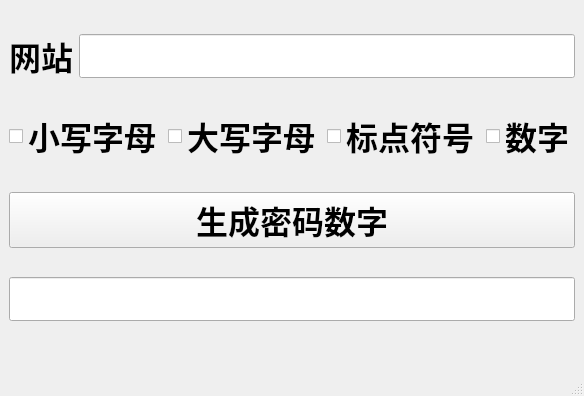
<?xml version="1.0" encoding="UTF-8"?>
<ui version="4.0">
 <class>PasswordGenerate</class>
 <widget class="QMainWindow" name="PasswordGenerate">
  <property name="geometry">
   <rect>
    <x>0</x>
    <y>0</y>
    <width>470</width>
    <height>396</height>
   </rect>
  </property>
  <property name="font">
   <font>
    <pointsize>24</pointsize>
    <bold>true</bold>
   </font>
  </property>
  <property name="windowTitle">
   <string>生成密码小程序</string>
  </property>
  <widget class="QWidget" name="centralwidget">
   <layout class="QVBoxLayout" name="verticalLayout">
    <item>
     <layout class="QHBoxLayout" name="horizontalLayout">
      <item>
       <widget class="QLabel" name="label">
        <property name="text">
         <string>网站</string>
        </property>
       </widget>
      </item>
      <item>
       <widget class="QLineEdit" name="lineEdit_site"/>
      </item>
     </layout>
    </item>
    <item>
     <layout class="QHBoxLayout" name="horizontalLayout_2">
      <item>
       <widget class="QCheckBox" name="checkBox_lower">
        <property name="text">
         <string>小写字母</string>
        </property>
       </widget>
      </item>
      <item>
       <widget class="QCheckBox" name="checkBox_upper">
        <property name="text">
         <string>大写字母</string>
        </property>
       </widget>
      </item>
      <item>
       <widget class="QCheckBox" name="checkBox_upc">
        <property name="text">
         <string>标点符号</string>
        </property>
       </widget>
      </item>
      <item>
       <widget class="QCheckBox" name="checkBox_number">
        <property name="text">
         <string>数字</string>
        </property>
       </widget>
      </item>
     </layout>
    </item>
    <item>
     <widget class="QPushButton" name="pushButton">
      <property name="text">
       <string>生成密码数字</string>
      </property>
     </widget>
    </item>
    <item>
     <widget class="QLineEdit" name="lineEdit_result"/>
    </item>
   </layout>
  </widget>
  <widget class="QStatusBar" name="statusbar"/>
 </widget>
 <resources/>
 <connections/>
</ui>
